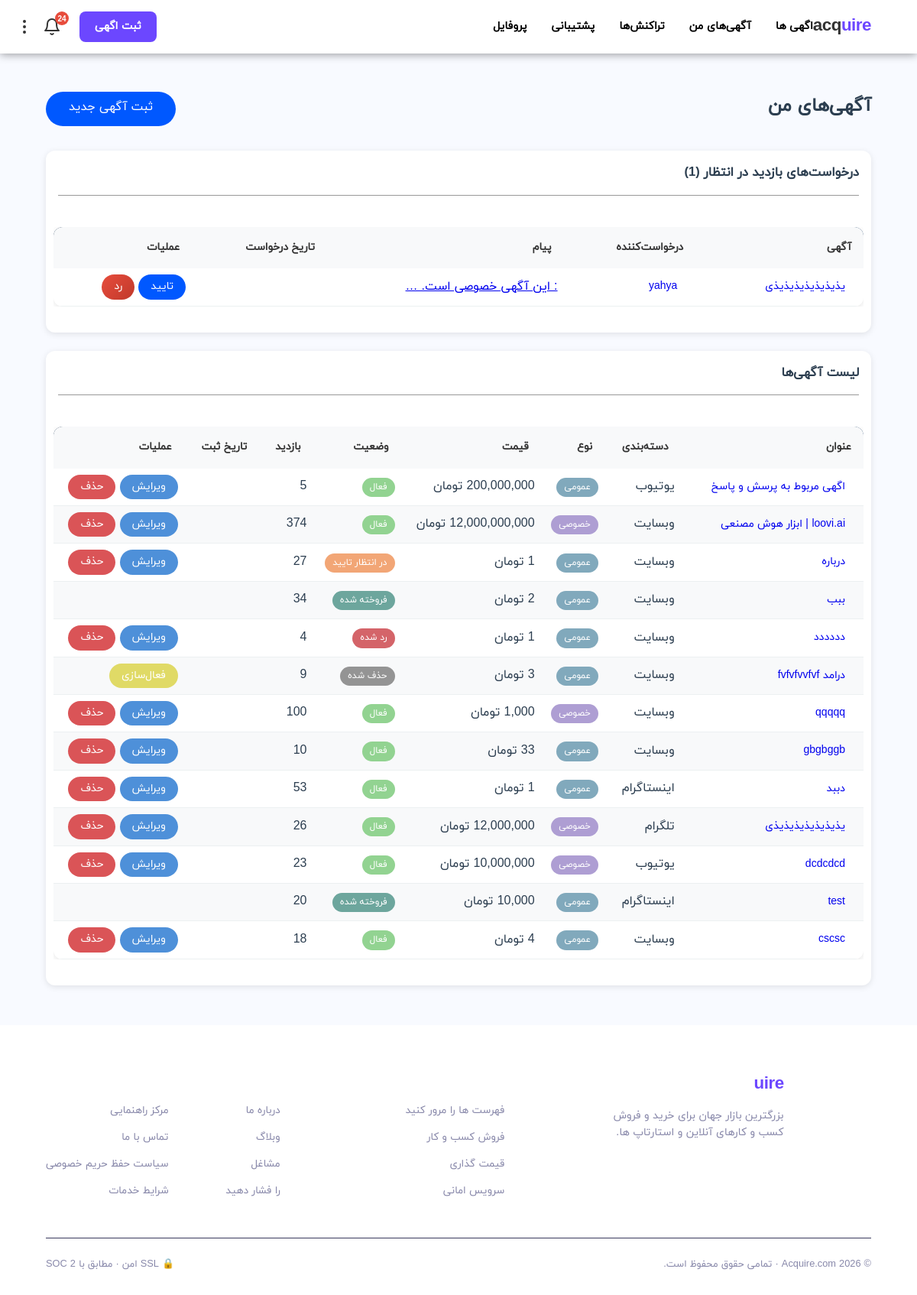
The app's page /listings/my-listings/ (signed in), older data.
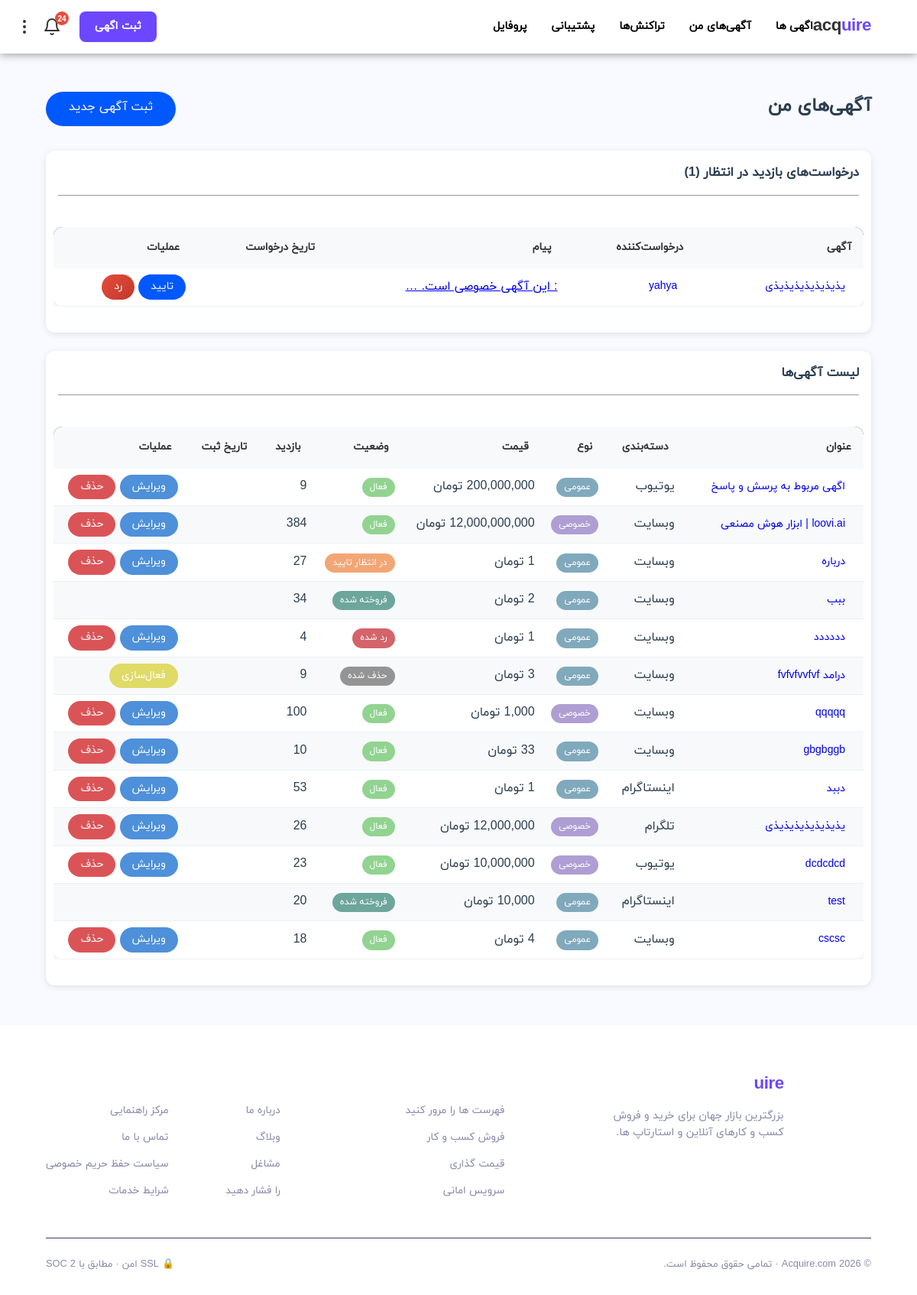
The same page, newer data.
### listings/models.py (models this page shows, shortened)
class VisitRequest(models.Model):
    STATUS_CHOICES = [
        ('pending', 'در انتظار تایید'),
        ('approved', 'تایید شده'),
        ('rejected', 'رد شده'),
    ]
    listing = models.ForeignKey(Listing, on_delete=models.CASCADE, related_name='visit_requests')
    requester = models.ForeignKey(settings.AUTH_USER_MODEL, on_delete=models.CASCADE, related_name='visit_requests')
    status = models.CharField(max_length=20, choices=STATUS_CHOICES, default='pending')
    message = models.TextField(blank=True, verbose_name='پیام درخواست')
    created_at = models.DateTimeField(auto_now_add=True)
    updated_at = models.DateTimeField(auto_now=True)
    class Meta:
        verbose_name = 'درخواست بازدید'
        verbose_name_plural = 'درخواست‌های بازدید'
        unique_together = ['listing', 'requester']
        ordering = ['-created_at']

class Listing(models.Model):
    STATUS_CHOICES = [
        ('pending', 'در انتظار تایید'),
        ('active', 'فعال'),
        ('sold', 'فروخته شده'),
        ('rejected', 'رد شده'),
        ('deleted', 'حذف شده'),
    ]
    """LEVEL_CHOICES = [
        ('beginner', 'مبتدی'),
        ('intermediate', 'متوسط'),
        ('advanced', 'پیشرفته'),
        ('professional', 'حرفه‌ای'),
    ] """
    seller = models.ForeignKey(settings.AUTH_USER_MODEL, on_delete=models.CASCADE, related_name='listings')
    category = models.ForeignKey(Category, on_delete=models.SET_NULL, null=True)
    title = models.CharField(max_length=200)
    description = models.TextField()
    location = models.TextField(max_length=200, null=True, blank=True)
    price = models.DecimalField(max_digits=12, decimal_places=0)
    discount_price = models.DecimalField(max_digits=12, decimal_places=0, null=True, blank=True)
    about_platform = models.TextField(null=True, blank=True, verbose_name='درباره پلتفرم')
    """ level = models.CharField(max_length=20, choices=LEVEL_CHOICES, default='beginner', verbose_name='سطح') """
    platform_url = models.URLField()
    followers_count = models.IntegerField(default=0)
    monthly_income = models.DecimalField(null=True, blank=True, max_digits=12, decimal_places=0)
    platform_age = models.IntegerField(default=0)
    most_like = models.IntegerField(null=True, blank=True)
    most_view = models.IntegerField(null=True, blank=True)
    most_comment = models.IntegerField(null=True, blank=True)
    main_image = models.ImageField(upload_to='listings/images/')
    is_preferment = models.BooleanField(default=False, verbose_name='آگهی ارتقا یافته')
    is_income = models.BooleanField(default=True, verbose_name='اگهی به درامد رسیده')
    is_verified = models.BooleanField(default=False, verbose_name='اطلاعات مورد تایید است')
    is_private = models.BooleanField(default=False, verbose_name='آگهی خصوصی')
    status = models.CharField(max_length=20, choices=STATUS_CHOICES, default='pending')
    rejection_reason = models.TextField(blank=True, null=True, verbose_name='دلیل رد')
    views_count = models.IntegerField(default=0)
    created_at = models.DateTimeField(auto_now_add=True)
    updated_at = models.DateTimeField(auto_now=True)
    class Meta:
        ordering = ['-created_at']

class Category(models.Model):
    PLATFORM_CHOICES = [
        ('website', 'وبسایت'),
        ('instagram', 'اینستاگرام'),
        ('telegram', 'تلگرام'),
        ('youtube', 'یوتیوب'),
        ('aparat', 'آپارات'),
        ('other', 'سایر'),
    ]
    name = models.CharField(max_length=100)
    platform = models.CharField(max_length=20, choices=PLATFORM_CHOICES)
    description = models.TextField(blank=True)
    class Meta:
        verbose_name_plural = 'دسته‌بندی‌ها'

### accounts/models.py (models this page shows, shortened)
class User(AbstractUser):
    phone_number = models.CharField(max_length=11, unique=True, null=True, blank=True, verbose_name='شماره موبایل')
    national_code = models.CharField(max_length=10, unique=True, null=True, blank=True, verbose_name='کد ملی')
    profile_image = models.ImageField(upload_to='profiles/', null=True, blank=True, verbose_name='تصویر پروفایل')
    is_verified = models.BooleanField(default=False, verbose_name='احراز شده')
    created_at = models.DateTimeField(auto_now_add=True, verbose_name='تاریخ عضویت')

### listings/views.py (the view)
# urls.py: path('my-listings/', views.my_listings, name='my_listings'),
@login_required
def my_listings(request):
    listings = Listing.objects.filter(seller=request.user)
    pending_requests = VisitRequest.objects.filter(
        listing__seller=request.user,
        status='pending'
    ).select_related('listing', 'requester')
    return render(request, 'listings/my_listings.html', {
        'listings': listings,
        'pending_requests': pending_requests
    })

### listings/templatetags/custom_tags.py (called while the page is built)
@register.filter(name='split_number')
def split_number(value):
    try:
        return f"{int(value):,}"
    except (ValueError, TypeError):
        return value

### listings/templatetags/date_filters.py (called while the page is built)
@register.filter
def jalali_date_numeric(value):
    if not value:
        return ""
    j_date = jdatetime.datetime.fromgregorian(datetime=value)
    return j_date.strftime("%Y/%m/%d")

@register.filter
def to_jalali(value):
    if value:
        jalali_date = jdatetime.datetime.fromgregorian(datetime=value)
        return jalali_date.strftime('%Y/%m/%d %H:%M')
    return ''

### notifications/context_processors.py (called while the page is built)
def unread_notifications_count(request):
    if request.user.is_authenticated:
        count = Notification.objects.filter(recipient=request.user, is_read=False).count()
        return {'unread_notifications_count': count}
    return {'unread_notifications_count': 0}

### templates/listings/my_listings.html (shortened to what this page needs)
{% extends 'base.html' %}
{% load custom_tags %}
{% load date_filters %}
{% block content %}
<div class="btn-listing-create">
    <h2 class="mb-4">آگهی‌های من</h2>
    <a href="{% url 'listings:listing_create' %}" class="btn btn-success mb-3">ثبت آگهی جدید</a>
</div>
{% if pending_requests %}
<div class="card mb-4">
    <div class="card-header">
        <h5 class="mb-0">درخواست‌های بازدید در انتظار ({{ pending_requests.count }})</h5>
        <hr>
    </div>
    <div class="card-body">
        <div class="table-responsive">
            <table class="table table-hover">
                <thead>
                    <tr>
                        <th>آگهی</th>
                        <th>درخواست‌کننده</th>
                        <th>پیام</th>
                        <th>تاریخ درخواست</th>
                        <th>عملیات</th>
                    </tr>
                </thead>
                <tbody>
                    {% for request in pending_requests %}
                    <tr>
                        <td>
                            <a href="{% url 'listings:listing_detail' request.listing.pk %}"
                                class="btn btn-sm btn-link">
                                {{ request.listing.title }}
                            </a>
                        </td>
                        <td>
                            <a href="{% url 'listings:user_profile' request.requester.username %}"
                                class="btn btn-sm btn-link">
                                {{ request.requester.username }}
                            </a>
                        </td>
                        <td>
                            {% if request.message %}
                            <a href="javascript:void(0);" onclick="openModal('messageModal{{ request.pk }}')"
                                class="text-decoration-none">
                                {{ request.message|truncatewords:5 }}
                            </a>
                            {% else %}
                            <em class="text-muted">بدون پیام</em>
                            {% endif %}
                        </td>
                        <td>{{ request.created_at|to_jalali }}</td>
                        <td>
                            <a href="{% url 'listings:manage_visit_request' request.pk 'approve' %}"
                                class="btn btn-sm btn-success"
                                onclick="return confirm('آیا از تایید این درخواست اطمینان دارید؟')">
                                تایید
                            </a>
                            <a href="{% url 'listings:manage_visit_request' request.pk 'reject' %}"
                                class="btn btn-sm btn-danger"
                                onclick="return confirm('آیا از رد این درخواست اطمینان دارید؟')">
                                رد
                            </a>
                        </td>
                    </tr>
                    {% endfor %}
                </tbody>
            </table>
        </div>
    </div>
</div>
{% endif %}
<div class="card">
    <div class="card-header">
        <h5 class="mb-0">لیست آگهی‌ها</h5>
        <hr>
    </div>
    <div class="card-body">
        <div class="table-responsive">
            <table class="table table-striped">
                <thead>
                    <tr>
                        <th>عنوان</th>
                        <th>دسته‌بندی</th>
                        <th>نوع</th>
                        <th>قیمت</th>
                        <th>وضعیت</th>
                        <th>بازدید</th>
                        <th>تاریخ ثبت</th>
                        <th>عملیات</th>
                    </tr>
                </thead>
                <tbody>
                    {% for listing in listings %}
                    <tr style="cursor: pointer;">
                        <td>
                            <a href="{% url 'listings:listing_detail' listing.pk %}" class="btn btn-sm btn-link"
                                onclick="event.stopPropagation();">
                                {{ listing.title }}
                            </a>
                        </td>
                        <td>{{ listing.category.name }}</td>
                        <td>
                            {% if listing.is_private %}
                            <span class="badge tag-private">خصوصی</span>
                            {% else %}
                            <span class="badge tag-general">عمومی</span>
                            {% endif %}
                        </td>
                        <td>{{ listing.price|split_number }} تومان</td>
                        <td>
                            <span
                                class="badge tag-{% if listing.status == 'active' %}active{% elif listing.status == 'sold' %}sold{% elif listing.status == 'rejected' %}not-accepted{% elif listing.status == 'deleted' %}deleted{% else %}waiting{% endif %}">
                                {{ listing.get_status_display }}
                            </span>
                        </td>
                        <td>{{ listing.views_count|split_number }}</td>
                        <td>{{ listing.created_at|jalali_date_numeric }}</td>
                        <td onclick="event.stopPropagation();">
                            {% if listing.status != 'deleted' and listing.status != 'sold' %}
                            <a href="{% url 'listings:listing_edit' listing.pk %}"
                                class="btn btn-sm btn-edit">ویرایش</a>
                            <a href="{% url 'listings:listing_delete' listing.pk %}"
                                class="btn btn-sm btn-remove">حذف</a>
                            {% endif %}
                            {% if listing.status == 'deleted' %}
                            <a href="{% url 'listings:listing_activate' listing.pk %}"
                                class="btn btn-sm btn-activation">فعال‌سازی</a>
                            {% endif %}
                        </td>
                    </tr>
                    {% empty %}
                    <tr>
                        <td colspan="8" class="text-center">شما هنوز آگهی ثبت نکرده‌اید.</td>
                    </tr>
                    {% endfor %}
                </tbody>
            </table>
        </div>
    </div>
</div>
{% endblock %}

### templates/base.html (shortened to what this page needs)
{% load static %}
<!DOCTYPE html>
<html lang="fa" dir="rtl">
<head>
    <link rel="stylesheet" href="{% static 'css/styles.css' %}">
</head>
<body>
    <nav id="navbar" class="{% block nav_class %}navbar-scrolled{% endblock %}">
        <a href="{% url 'core:home' %}" class="logo">acq<span>uire</span></a>
        <ul class="nav-links">
            <li><a href="{% url 'listings:listing_list' %}" class="navbar-a">اگهی ها</a></li>
            <li><a href="{% url 'listings:my_listings' %}" class="navbar-a" >آگهی‌های من</a></li>
            <li><a href="{% url 'payments:my_transactions' %}" class="navbar-a">تراکنش‌ها</a></li>
            <li><a href="{% url 'tickets:ticket_list' %}" class="navbar-a">پشتیبانی</a></li>
            <li><a href="{% url 'accounts:profile' %}" class="navbar-a">پروفایل</a></li>
        </ul>
        <div class="nav-cta">
            {% if user.is_authenticated %}
            <a href="{% url 'listings:my_listings' %}" style="color: white !important;"
                class="btn-home btn-primary-home">ثبت اگهی</a>
            {% else %}
            <a href="{% url 'accounts:login' %}" class="btn-home btn-ghost-nav">ورود</a>
            <a href="{% url 'accounts:register' %}" style="color: white !important;"
                class="btn-home btn-primary-home">ثبت‌نام</a>
            {% endif %}
            <a class="nav-link notification-link" href="{% url 'notifications:notification_list' %}">
                <span class="notification-badge">
                    <svg xmlns="http://www.w3.org/2000/svg" width="24" height="24" viewBox="0 0 24 24" fill="none"
                        stroke="currentColor" stroke-width="2" stroke-linecap="round" stroke-linejoin="round">
                        <path d="M18 8A6 6 0 0 0 6 8c0 7-3 9-3 9h18s-3-2-3-9"></path>
                        <path d="M13.73 21a2 2 0 0 1-3.46 0"></path>
                    </svg>
                    {% if unread_notifications_count > 0 %}
                    <span class="badge">{{ unread_notifications_count }}</span>
                    {% endif %}
                </span>
            </a>
            <div class="dropdown-container">
                <a href="#" class="nav-link dropdown-toggle" id="moreMenuBtn">
                    <svg xmlns="http://www.w3.org/2000/svg" width="24" height="24" viewBox="0 0 24 24" fill="none"
                        stroke="currentColor" stroke-width="2" stroke-linecap="round" stroke-linejoin="round">
                        <circle cx="12" cy="12" r="1"></circle>
                        <circle cx="12" cy="5" r="1"></circle>
                        <circle cx="12" cy="19" r="1"></circle>
                    </svg>
                </a>
            </div>
        </div>
    </nav>
    <div class="container">
        {% block content %}{% endblock %}
    </div>
    <footer>
        <div class="footer-grid">
            <div class="footer-brand">
                <a href="#" class="logo">acq<span>uire</span></a>
                <p>بزرگترین بازار جهان برای خرید و فروش کسب و کارهای آنلاین و استارتاپ ها.</p>
            </div>
            <div class="footer-col">
                <h4>بازار</h4>
                <ul>
                    <li><a href="#">فهرست ها را مرور کنید</a></li>
                    <li><a href="#">فروش کسب و کار</a></li>
                    <li><a href="#">قیمت گذاری</a></li>
                    <li><a href="#">سرویس امانی</a></li>
                </ul>
            </div>
            <div class="footer-col">
                <h4>شرکت</h4>
                <ul>
                    <li><a href="#">درباره ما</a></li>
                    <li><a href="#">وبلاگ</a></li>
                    <li><a href="#">مشاغل</a></li>
                    <li><a href="#">را فشار دهید</a></li>
                </ul>
            </div>
            <div class="footer-col">
                <h4>پشتیبانی کنید</h4>
                <ul>
                    <li><a href="#">مرکز راهنمایی</a></li>
                    <li><a href="#">تماس با ما</a></li>
                    <li><a href="#">سیاست حفظ حریم خصوصی</a></li>
                    <li><a href="#">شرایط خدمات</a></li>
                </ul>
            </div>
        </div>
        <div class="footer-bottom">
            <p>© 2026 Acquire.com · تمامی حقوق محفوظ است.</p>
            <p style="color:var(--muted);font-size:.8rem">🔒 SSL امن · مطابق با SOC 2</p>
        </div>
    </footer>
</body>
</html>

Row changes from the older to the newer data that the page shows:
changed Listing "اگهی مربوط به پرسش و پاسخ": views_count|split_number "5" → "9"
changed Listing "loovi.ai | ابزار هوش مصنعی": views_count|split_number "374" → "384"
